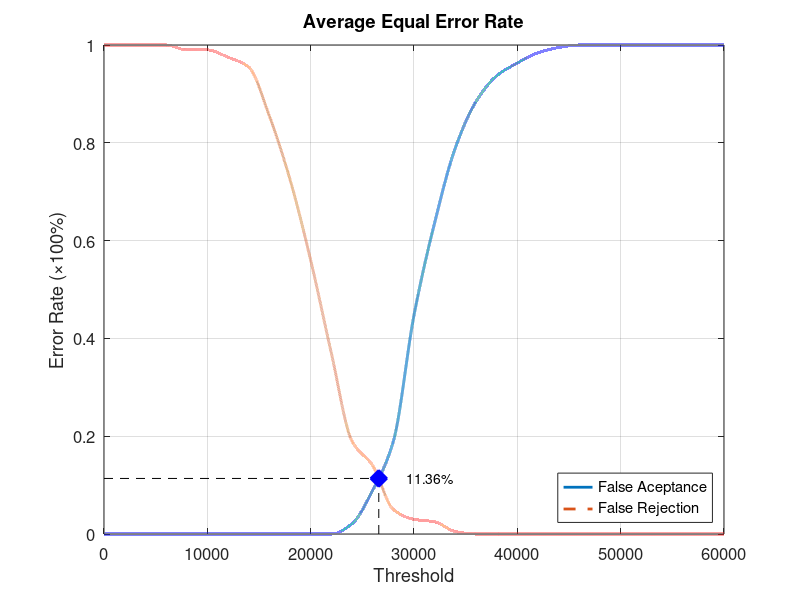
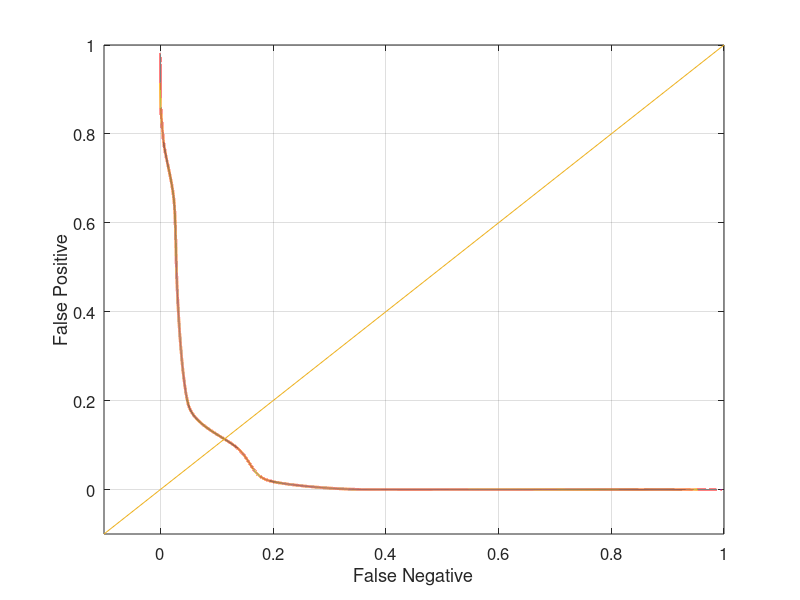

The MATLAB source for these figures, in order:
function yEER = Database5_3
close all;
clear;
clc;
x = 0:2000:60000;
xq = 0:0.5:60000;

y0 = [0 0 0 0 0 0 0 0 0 0 0 0 0.0210526 0.0894737 0.189474 0.447368 0.636842 0.789474 0.884211 0.936842 0.963158 0.984211 0.994737 1 1 1 1 1 1 1 1];
yy0 = interp1(x, y0, xq, 'pchip');
y1 = [1 1 1 1 0.99 0.99 0.975 0.955 0.855 0.725 0.56 0.37 0.19 0.14 0.05 0.03 0.025 0.005 0 0 0 0 0 0 0 0 0 0 0 0 0];
yy1 = interp1(x, y1, xq, 'pchip');

% Calculating EER: 
y2 = abs(y0 - y1);
find(y2 == min(y2))
yy2 = abs(yy0 - yy1);
xEER = find(yy2 == min(yy2));
xEERIndex = xq(xEER) % X-axis EER
yEER = yy0(xEER) % Y-axis EER

main = figure
plot(xq, yy0,'-','LineWidth', 2);	hold on
plot(xq, yy1,'--','LineWidth', 2);	hold on
plot([xEERIndex xEERIndex], [0 yEER], 'k--');	hold on
plot([0 xEERIndex], [yEER yEER], 'k--');	hold on
plot(xEERIndex, yEER, 'bx', 'LineWidth', 10);	hold on
text(xEERIndex + 10 * xEERIndex / 100, yEER, [num2str(round((10000 * yEER)) / 100) '%'])
legend('False Aceptance', 'False Rejection', 'Location', 'SouthEast')
xlabel('Threshold')
ylabel('Error Rate (\times100%)')
title('Average Equal Error Rate')
set(gca, 'FontSize', 12)
axis([0 60000 0 1])
grid on

print(main, 'Database5_3Main', '-dpng');
FNRxFPR = figure('Color', [1 1 1]);
plot(yy1, yy0, '-', yy1, yy0, 'LineWidth', 2);
hold on
y = -0.1:0.1:1
plot(y, y); 
set(gca, 'FontSize', 12)
xlabel('False Negative')
ylabel('False Positive')
axis([-0.1 1 -0.1 1])
set(gca, 'FontSize', 12)
grid on

print(FNRxFPR, 'Database5_3FNRxFPR','-dpng');
end
